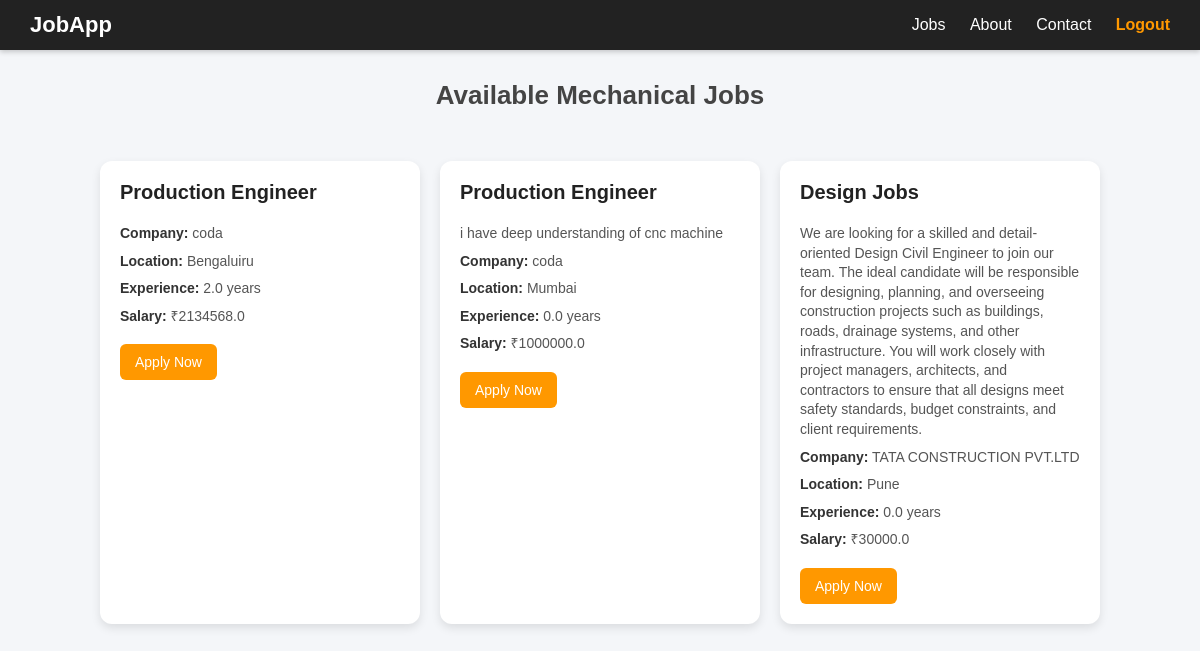
Page /user-mech-jobs/ (signed in) on the committed database.
### jobapp/models.py (models this page shows, shortened)
class MECHjobs(models.Model):
    Company_name=models.CharField(max_length=100)
    Job_title=models.CharField(max_length=100)
    Job_location=models.CharField(max_length=100)
    Experience=models.FloatField()
    Salary=models.FloatField()
    Job_description=models.TextField(blank=True, null= True)
    posted_by = models.ForeignKey(settings.AUTH_USER_MODEL, on_delete=models.CASCADE,null=True,blank=True,default=None)  # Recruiter who posted
    created_at = models.DateTimeField(default=timezone.now)

### userapp/views.py (the view)
# urls.py: path("user-mech-jobs/",userlist_mech_jobs, name="user-mech-jobs"),
@login_required
def userlist_mech_jobs(request):
    context={
        "data":MECHjobs.objects.all()
        }
    return render(request,"userapp/list_MECH_jobs.html",context)

### userapp/templates/userapp/list_MECH_jobs.html (shortened to what this page needs)
<!DOCTYPE html>
<html lang="en">
<head>
</head>
<body>
  <div class="navbar">
    <a href="{% url 'home' %}" class="logo">JobApp</a>
    <div class="nav-links">
      <a href="#">Jobs</a>
      <a href="{% url 'about' %}">About</a>
      <a href="{% url 'contact'%}">Contact</a>
      <a href="{% url 'logout' %}" style="color:#ff9800; font-weight:bold;">Logout</a>
    </div>
  </div>
  <h2>Available Mechanical Jobs</h2>
  <div class="jobs-container">
    {% for x in data %}
    <div class="job-card">
      <h3>{{x.Job_title}}</h3>
      <p>{{x.Job_description}}</p>
      <p><b>Company:</b> {{x.Company_name}}</p>
      <p><b>Location:</b> {{x.Job_location}}</p>
      <p><b>Experience:</b> {{x.Experience}} years</p>
      <p><b>Salary:</b> ₹{{x.Salary}}</p>
      <a href="{% url 'apply_job' 'it' x.id %}" class="apply-btn">Apply Now</a>
    </div>
    {% empty %}
    <p class="no-jobs">🚀 No Mechanical Jobs Available Right Now. Check back later!</p>
    {% endfor %}
  </div>
</body>
</html>

### userapp/templates/userapp/list_MECH_jobs.html (style rules this page uses)
body { margin: 0; font-family: 'Poppins', sans-serif; background: #f4f6f9; color: #333; }
.navbar { background: #222; color: white; display: flex; justify-content: space-between; align-items: center; padding: 12px 30px; box-shadow: 0px 2px 5px rgba(0,0,0,0.2); }
.navbar .logo { font-size: 22px; font-weight: bold; text-decoration: none; color: #fff; }
.navbar .nav-links a { color: white; text-decoration: none; margin-left: 20px; font-size: 16px; transition: 0.3s; }
h2 { text-align: center; margin: 30px 0; font-size: 26px; color: #444; }
.jobs-container { max-width: 1000px; margin: auto; display: grid; grid-template-columns: repeat(auto-fit, minmax(280px, 1fr)); gap: 20px; padding: 20px; }
.job-card { background: white; border-radius: 12px; padding: 20px; box-shadow: 0px 4px 10px rgba(0,0,0,0.1); transition: 0.3s; }
.job-card h3 { margin-top: 0; color: #222; font-size: 20px; }
.job-card p { margin: 8px 0; font-size: 14px; line-height: 1.4; color: #555; }
.job-card b { color: #333; }
.apply-btn { display: inline-block; margin-top: 10px; padding: 10px 15px; background: #ff9800; color: white; border-radius: 6px; text-decoration: none; font-size: 14px; transition: 0.3s; }

### rows in the picture
MECHjobs: Job_title "Production Engineer", Company_name "coda", Job_location "Bengaluiru", Experience "2.0", Salary "2134568.0"
MECHjobs: Job_title "Production Engineer", Job_description "i have deep understanding of cnc machine", Company_name "coda", Job_location "Mumbai", Experience "0.0", Salary "1000000.0"
MECHjobs: Job_title "Design Jobs", Job_description "We are looking for a skilled and detail-oriented Design Civil Engineer to join our team. The ideal candidate will be responsible for designing, planning, and overseeing construction projects such as buildings, roads, drainage systems, and other infrastructure. You will work closely with project managers, architects, and contractors to ensure that all designs meet safety standards, budget constraints, and client requirements.", Company_name "TATA CONSTRUCTION PVT.LTD", Job_location "Pune", Experience "0.0", Salary "30000.0"
